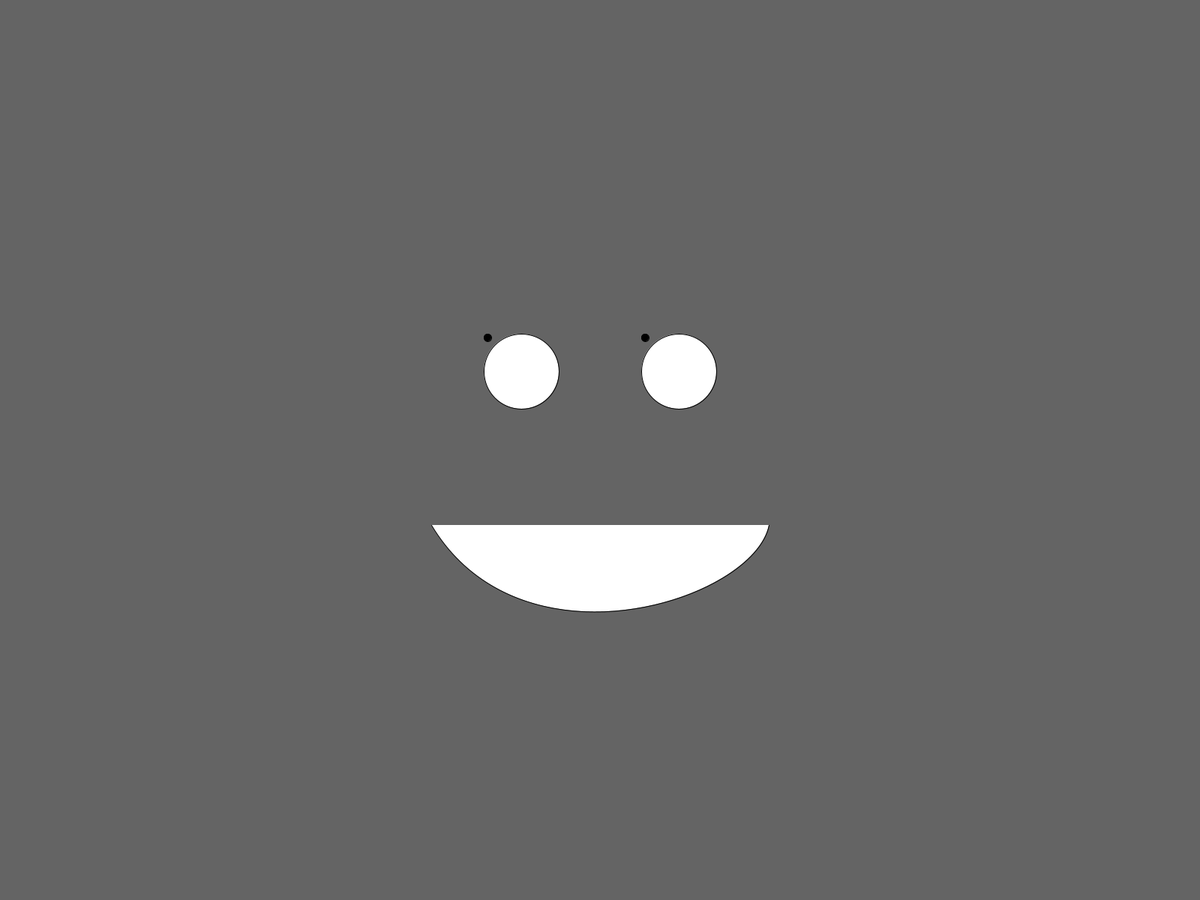
Frame 1 (no input)
Frame 60 (the mouse pressed at the canvas centre just before this capture): identical to frame 1, image omitted
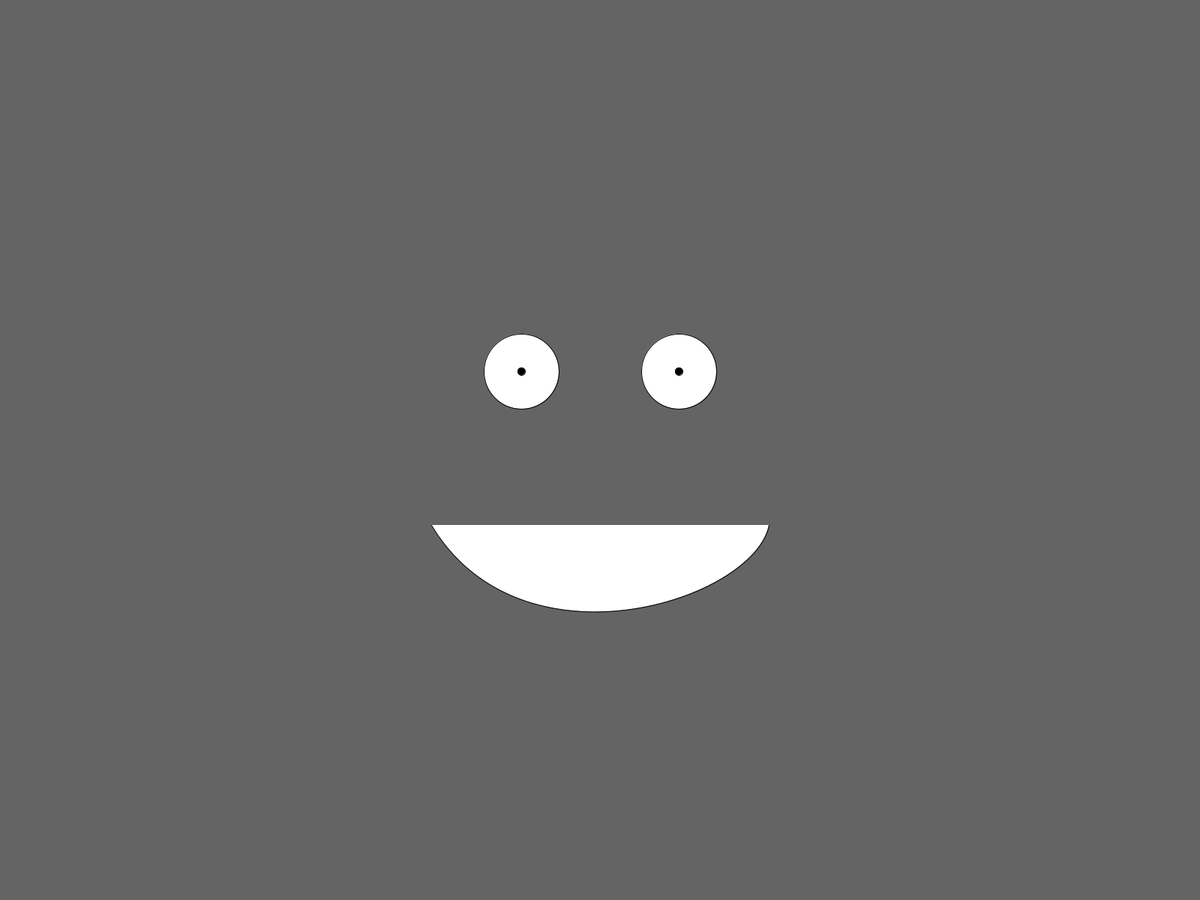
Frame 120 (the mouse held since frame 60 and released just before this capture)

The Processing sketch that drew these frames (run headless with seeded random() and noise(); from frame 60 on, the mouse is pressed at the canvas centre):

// Processing sketch: randomface
// ── randomface.pde
int eyeSize = 100;
int pupilSize = 10;
int eyeSpacing = 5;

void setup() {
  fullScreen();
}

void draw() {
  background(100);
  
  // mouth
  fill(255,255,255);
  bezier(width / 2 - eyeSize * 2 - eyeSpacing - 20, height / 2 + 100, width / 2 - eyeSize * 2 - eyeSpacing + 100, height / 2 + 300,width / 2 + eyeSize * 2 + eyeSpacing,height / 2 + 200,width / 2 + eyeSize * 2 + eyeSpacing + 20, height / 2 + 100);
  
  // eyes
  ellipse(width / 2 - eyeSpacing - eyeSize, height / 2 - eyeSize - eyeSpacing, eyeSize, eyeSize);
  ellipse(width / 2 + eyeSpacing + eyeSize, height / 2 - eyeSize - eyeSpacing, eyeSize, eyeSize);
  
  // pupils
  fill(0,0,0);
  float eyeMovementX = map(mouseX, 0, width, pupilSize / 2, eyeSize - pupilSize / 2);
  float eyeMovementY = map(mouseY, 0, height, pupilSize / 2, eyeSize - pupilSize / 2);
  ellipse(width / 2 - eyeSpacing - eyeSize - (eyeSize /2) + eyeMovementX, height / 2 - eyeSize - eyeSpacing - (eyeSize /2) + eyeMovementY, pupilSize, pupilSize);
  ellipse(width / 2 + eyeSpacing + eyeSize - (eyeSize /2) + eyeMovementX, height / 2 - eyeSize - eyeSpacing - (eyeSize /2) + eyeMovementY, pupilSize, pupilSize);
}
